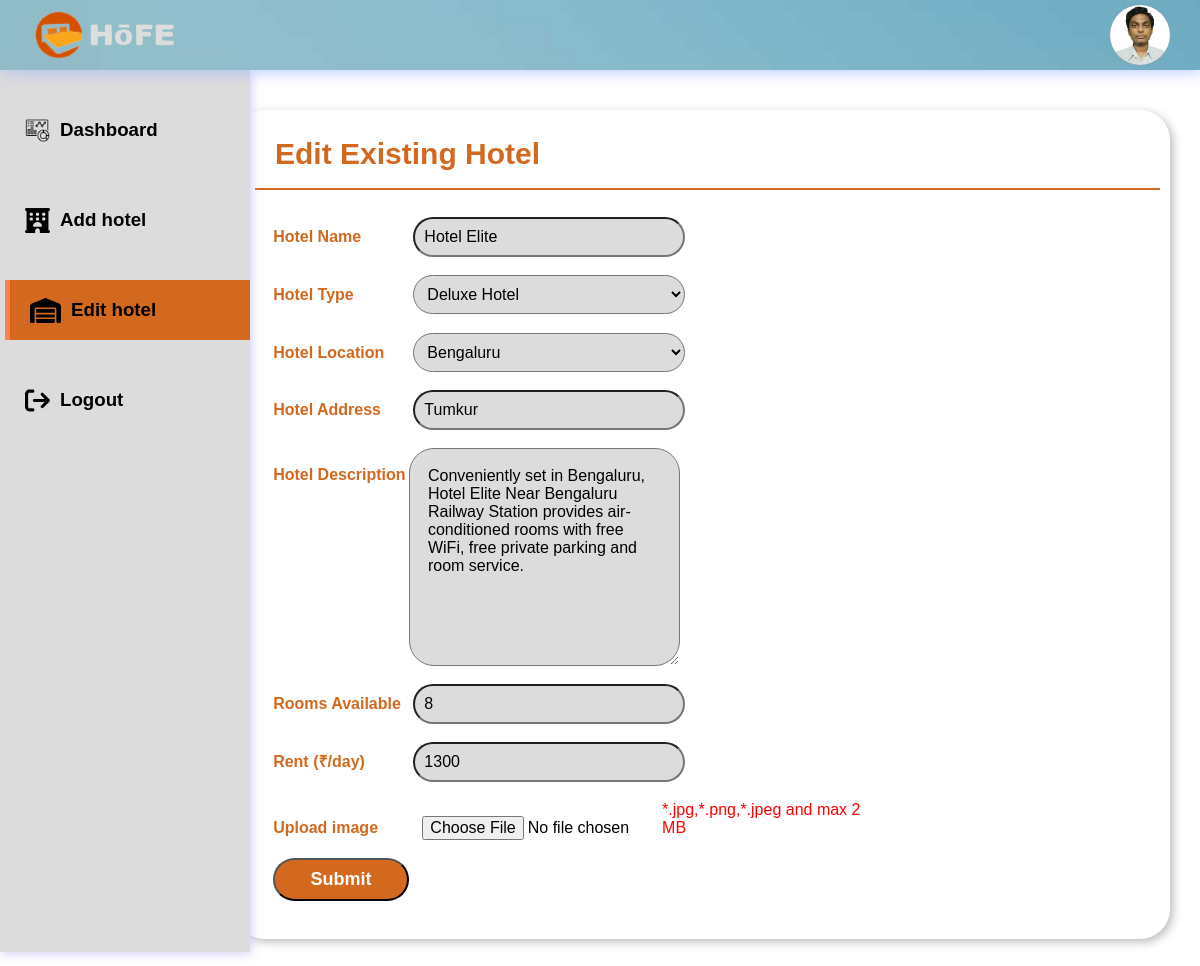
Screenshot of /admin_edithotel.php?uphname=Hotel Elite (signed in) with the database file from the repository.
### tables this page shows
CREATE TABLE `hotel` (
  `id` int(11) NOT NULL,
  `aduser` varchar(20) NOT NULL,
  `hname` varchar(30) NOT NULL,
  `htype` varchar(20) NOT NULL,
  `hloc` varchar(15) NOT NULL,
  `haddr` varchar(100) NOT NULL,
  `hdes` varchar(500) NOT NULL,
  `rent` varchar(11) NOT NULL,
  `img` varchar(100) NOT NULL,
  `avail` varchar(11) NOT NULL
);

### admin_edithotel.php (the view, shortened to what this page needs)
<?php
$img=$_SESSION['aimg'];
$aduser=$_SESSION['auser'];
$name=$_GET['uphname'];
$mysqli=new mysqli("localhost","root","","hotel_reserve");
$sql="SELECT * FROM hotel WHERE aduser='".$aduser."' AND hname='".$name."'";
$result=mysqli_query( $mysqli, $sql );
$data=mysqli_fetch_array($result);
echo '
<!DOCTYPE html>
<html lang="en">
<head>
    <meta charset="UTF-8">
    <meta name="viewport" content="width=device-width, initial-scale=1.0">
    <title>* Hotel Booking *</title>
    <link rel="stylesheet" href="css/admin.css">
    <script defer src="admin_activepage.js"></script>
</head>
<body>
    <header>
        <div class="logosec">
            <img src="Components/logo.png" alt="" style="width: 300%; margin-left: 100px;">
        </div>
        <div class="message">
            <div class="dp">
              <img src= "Components/';echo $img; echo '" class="dpicn" alt="dp">
              </div>
        </div>
    </header>
    <div class="main-container">
        <div class="navcontainer">
            <nav class="nav">
                <div class="nav-upper-options">
                    <div class="dash" id="nav-option">
                        <a href="admin.php">
                            <img src="Components/data-analysis_12959229.png" class="nav-img" alt="dashboard">
                            <h3>Dashboard</h3>
                        </a>
                    </div>
                    <div class="add" id="nav-option">
                        <a href="admin_addhotel.php">
                            <img src="Components/svg/hotel-solid.svg" class="nav-img" alt="institution">
                            <h3>Add hotel</h3>
                        </a>
                    </div>
                    <div class="edit" id="nav-option">
                        <a href="admin_actionhotel.php">
                            <img src="Components/svg/warehouse-solid.svg" class="nav-img" alt="institution">
                            <h3>Edit hotel</h3>
                        </a>
                    </div>
                    <div id="nav-option">
                        <a href="admin_login.php">
                            <img src="Components/svg/arrow-right-from-bracket-solid.svg" class="nav-img" alt="logout">
                            <h3>Logout</h3>
                        </a>
                    </div>
                </div>
            </nav>
        </div>
        <div class="main">
            <div class="report-container">
                <div class="report-header">
                    <h1 class="recent-Articles">Edit Existing Hotel</h1>
                </div>
                <div class="items">
                    <form action="admin_edithotel1.php?honame=';echo $name; echo '" method="post" class="form" enctype="multipart/form-data">
                        <label for="hname">Hotel Name</label>
                        <input type="text" name="hname" value="';echo $data['hname']; echo '" required><br>
                        <label for="htype">Hotel Type</label>
                        <select name="htype" id="">
                                <option value="Luxe Hotel" ';
                                echo '>Luxe Hotel</option>
                                <option value="Deluxe Hotel" ';
                                    if($data['htype'] == "Deluxe Hotel"){
                                        echo 'selected';
                                    }
                                echo '>Deluxe Hotel</option>
                                <option value="Five Star Hotel" ';
                                echo '>Five Star Hotel</option>
                        </select><br>
                        <label for="hloc">Hotel Location</label>
                        <select name="hloc" id="" required>
                            <option value="New Delhi" ';
                                    if($data['hloc'] == "New Delhi"){
                                        echo 'selected';
                                    }
                                echo '>New Delhi</option>
                            <option value="Kolkata" ';
                                echo '>Kolkata</option>
                            <option value="Mumbai" ';
                                    if($data['hloc'] == "Mumbai"){
                                        echo 'selected';
                                    }
                                echo '>Mumbai</option>
                            <option value="Bengaluru" ';
                                    if($data['hloc'] == "Bengaluru"){
                                        echo 'selected';
                                    }
                                echo '>Bengaluru</option>
                            <option value="Srinagar" ';
                                echo '>Srinagar</option>
                        </select><br>
                        <label for="haddr">Hotel Address</label>
                        <input type="text" value="';echo $data['haddr']; echo '" name="haddr" required><br>
                        <div class="des">
                            <label for="hdes">Hotel Description</label>
                            <textarea name="hdes" id="hdes" rows="10" maxlength="500" placeholder="Write something here(max 500)" required>';echo $data['hdes']; echo '</textarea>
                        </div>
                        <label for="rent">Rooms Available</label>
                        <input type="text" value="';echo $data['avail']; echo '" name="avail" required><br>
                        <label for="rent">Rent (₹/day)</label>
                        <input type="text" value="';echo $data['rent']; echo '" name="rent" required><br>
                        <label for="img">Upload image</label>
                        <input type="file" name="img">
                        <label id="temp">*.jpg,*.png,*.jpeg and max 2 MB</label><br>
                        <input type="submit">
                    </form>
                </div>
            </div>
        </div>
    </div>
</body>
</html>
';
?>

### Components/css/admin.css (style rules this page uses)
* { margin: 0; padding: 0; box-sizing: border-box; font-family: sans-serif; font-weight: bold; }
body { background-color: white; max-width: 100%; overflow-x: hidden; }
header { height: 70px; width: 100vw; padding: 0 30px; background-image: url(tab_img_4.jpg); background-repeat: no-repeat; background-size: cover; position: fixed; z-index: 100; box-shadow: 1px 1px 15px rgba(161, 182, 253, 0.825); display: flex; justify-content: space-between; align-items: center; }
.logosec { width: 50px; }
.logosec { display: flex; align-items: center; justify-content: center; }
.logosec { gap: 60px; }
.dp { height: 60px; width: 60px; background-color: #626262; border-radius: 50%; display: flex; align-items: center; justify-content: center; overflow: hidden; }
.main-container { display: flex; width: 100vw; position: relative; top: 70px; z-index: 1; overflow: hidden; }
.dpicn { height: 70px; }
.main { height: calc(100vh - 70px); width: 100%; overflow-y: scroll; overflow-x: hidden; padding: 40px 30px 30px 30px; }
.nav { min-height: 91vh; width: 250px; background-color: gainsboro; position: absolute; top: 0px; left: 00; box-shadow: 1px 1px 10px rgba(198, 189, 248, 0.825); display: flex; flex-direction: column; justify-content: space-between; overflow: hidden; padding: 30px 0 20px 10px; }
.nav a { text-decoration: none; color: black; display: flex; flex-direction: row; align-items: center; width: 100%; height: 100%; }
.nav h3 { margin-left: 5%; }
.navcontainer { height: calc(100vh - 70px); width: 250px; position: relative; transition: all 0.5s ease-in-out; }
#nav-option { width: 250px; height: 60px; display: flex; align-items: center; padding: 0 30px 0 20px; gap: 20px; transition: all 0.1s ease-in-out; }
.nav-img { height: 25px; }
.nav-upper-options { display: flex; flex-direction: column; align-items: center; gap: 30px; }
.activelink { border-left: 5px solid coral; background-color: chocolate; cursor: pointer; }
.report-container { min-height: 300px; max-width: 1200px; background-color: #ffffff; border-radius: 30px; box-shadow: 3px 3px 10px rgb(188, 188, 188); padding: 0px 10px 20px 20px; overflow: hidden; }
.report-header { height: 80px; width: 100%; display: flex; align-items: center; justify-content: space-between; padding: 20px 20px 10px 20px; border-bottom: 2px solid chocolate; }
.recent-Articles { font-size: 30px; font-weight: 600; color: chocolate; }
.items { margin-top: 3%; }
.form label { display: inline-block; margin-left: 2%; width: 15%; font-family: Arial, Helvetica, sans-serif; color: chocolate; }
.form input,select { width: 30%; margin-bottom: 2%; padding: 1%; background-color: gainsboro; font-size: 100%; border-radius: 25px; font-weight: lighter; }
.form textarea { width: 30%; margin-bottom: 2%; padding: 2%; background-color: gainsboro; font-size: 100%; border-radius: 25px; font-weight: lighter; }
.des { display: flex; flex-direction: row; }
.form label[for="hdes"] { margin-top: 2%; }
.form input[type="Submit"] { background-color: chocolate; padding: 1%; font-weight: bold; font-size: large; color: white; border-radius: 25px; width: 15%; text-align: center; cursor: pointer; margin-left: 2%; }
.form input[type="file"] { color: black; background-color: inherit; width: 25%; padding: 0%; padding-left: 1%; border-radius: 0%; }
.form #temp { background-color: inherit; width: 25%; cursor: context-menu; font-weight: normal; color: red; padding: 0%; }

### rows the page displays
hotel: hname "Hotel Elite", htype "Deluxe Hotel", hloc "Bengaluru", haddr "Tumkur", hdes "Conveniently set in Bengaluru, Hotel Elite Near Bengaluru Railway Station provides air-conditioned rooms with free WiFi, free private parking and room service.", avail "8", rent "1300"
